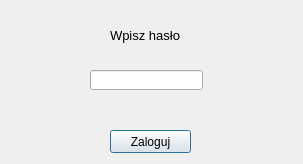
<?xml version="1.0" encoding="UTF-8"?>
<ui version="4.0">
 <class>Dialog</class>
 <widget class="QDialog" name="Dialog">
  <property name="geometry">
   <rect>
    <x>0</x>
    <y>0</y>
    <width>303</width>
    <height>164</height>
   </rect>
  </property>
  <property name="windowTitle">
   <string>Dialog</string>
  </property>
  <widget class="QLabel" name="napis">
   <property name="geometry">
    <rect>
     <x>110</x>
     <y>20</y>
     <width>81</width>
     <height>31</height>
    </rect>
   </property>
   <property name="font">
    <font>
     <pointsize>10</pointsize>
    </font>
   </property>
   <property name="text">
    <string>Wpisz hasło</string>
   </property>
  </widget>
  <widget class="QLineEdit" name="podaj_haslo">
   <property name="geometry">
    <rect>
     <x>90</x>
     <y>70</y>
     <width>113</width>
     <height>20</height>
    </rect>
   </property>
  </widget>
  <widget class="QPushButton" name="pushButton">
   <property name="geometry">
    <rect>
     <x>110</x>
     <y>130</y>
     <width>81</width>
     <height>23</height>
    </rect>
   </property>
   <property name="text">
    <string>Zaloguj</string>
   </property>
  </widget>
  <widget class="QLabel" name="zle_haslo">
   <property name="geometry">
    <rect>
     <x>96</x>
     <y>100</y>
     <width>101</width>
     <height>20</height>
    </rect>
   </property>
   <property name="text">
    <string/>
   </property>
  </widget>
 </widget>
 <resources/>
 <connections/>
</ui>
